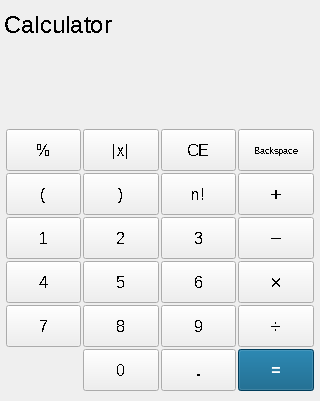
<?xml version="1.0" encoding="UTF-8"?>
<ui version="4.0">
 <class>MainWindow</class>
 <widget class="QMainWindow" name="MainWindow">
  <property name="windowModality">
   <enum>Qt::WindowModality::WindowModal</enum>
  </property>
  <property name="enabled">
   <bool>true</bool>
  </property>
  <property name="geometry">
   <rect>
    <x>0</x>
    <y>0</y>
    <width>320</width>
    <height>401</height>
   </rect>
  </property>
  <property name="windowTitle">
   <string notr="true">Calculator</string>
  </property>
  <property name="layoutDirection">
   <enum>Qt::LayoutDirection::LeftToRight</enum>
  </property>
  <widget class="QWidget" name="centralwidget">
   <property name="enabled">
    <bool>true</bool>
   </property>
   <property name="font">
    <font>
     <stylestrategy>NoAntialias</stylestrategy>
     <kerning>false</kerning>
    </font>
   </property>
   <property name="layoutDirection">
    <enum>Qt::LayoutDirection::LeftToRight</enum>
   </property>
   <layout class="QGridLayout" name="gridLayout_2">
    <property name="leftMargin">
     <number>4</number>
    </property>
    <property name="topMargin">
     <number>4</number>
    </property>
    <property name="rightMargin">
     <number>4</number>
    </property>
    <property name="bottomMargin">
     <number>4</number>
    </property>
    <property name="spacing">
     <number>4</number>
    </property>
    <item row="1" column="0">
     <widget class="QLabel" name="label">
      <property name="sizePolicy">
       <sizepolicy hsizetype="Preferred" vsizetype="Maximum">
        <horstretch>0</horstretch>
        <verstretch>0</verstretch>
       </sizepolicy>
      </property>
      <property name="minimumSize">
       <size>
        <width>0</width>
        <height>40</height>
       </size>
      </property>
      <property name="font">
       <font>
        <pointsize>18</pointsize>
        <stylestrategy>NoAntialias</stylestrategy>
        <kerning>false</kerning>
       </font>
      </property>
      <property name="text">
       <string>Calculator</string>
      </property>
     </widget>
    </item>
    <item row="2" column="0">
     <widget class="QLineEdit" name="hisDisplay">
      <property name="font">
       <font>
        <pointsize>12</pointsize>
        <stylestrategy>NoAntialias</stylestrategy>
        <kerning>false</kerning>
        <fontweight>Light</fontweight>
       </font>
      </property>
      <property name="cursor">
       <cursorShape>ArrowCursor</cursorShape>
      </property>
      <property name="focusPolicy">
       <enum>Qt::FocusPolicy::StrongFocus</enum>
      </property>
      <property name="layoutDirection">
       <enum>Qt::LayoutDirection::RightToLeft</enum>
      </property>
      <property name="styleSheet">
       <string notr="true">background-color: transparent;
border: 2px solid transparent;
</string>
      </property>
      <property name="inputMask">
       <string notr="true"/>
      </property>
      <property name="text">
       <string notr="true"/>
      </property>
      <property name="frame">
       <bool>false</bool>
      </property>
      <property name="alignment">
       <set>Qt::AlignmentFlag::AlignRight|Qt::AlignmentFlag::AlignTrailing|Qt::AlignmentFlag::AlignVCenter</set>
      </property>
      <property name="readOnly">
       <bool>true</bool>
      </property>
     </widget>
    </item>
    <item row="3" column="0">
     <widget class="QLineEdit" name="txtDisplay">
      <property name="sizePolicy">
       <sizepolicy hsizetype="Expanding" vsizetype="Minimum">
        <horstretch>0</horstretch>
        <verstretch>0</verstretch>
       </sizepolicy>
      </property>
      <property name="minimumSize">
       <size>
        <width>0</width>
        <height>42</height>
       </size>
      </property>
      <property name="maximumSize">
       <size>
        <width>16777215</width>
        <height>42</height>
       </size>
      </property>
      <property name="font">
       <font>
        <pointsize>16</pointsize>
        <stylestrategy>NoAntialias</stylestrategy>
        <kerning>false</kerning>
       </font>
      </property>
      <property name="cursor">
       <cursorShape>ArrowCursor</cursorShape>
      </property>
      <property name="layoutDirection">
       <enum>Qt::LayoutDirection::RightToLeft</enum>
      </property>
      <property name="styleSheet">
       <string notr="true">background-color: transparent;
border: 2px solid transparent;</string>
      </property>
      <property name="inputMask">
       <string notr="true"/>
      </property>
      <property name="text">
       <string notr="true"/>
      </property>
      <property name="alignment">
       <set>Qt::AlignmentFlag::AlignRight|Qt::AlignmentFlag::AlignTrailing|Qt::AlignmentFlag::AlignVCenter</set>
      </property>
      <property name="readOnly">
       <bool>false</bool>
      </property>
     </widget>
    </item>
    <item row="5" column="0">
     <layout class="QGridLayout" name="gridLayout">
      <property name="sizeConstraint">
       <enum>QLayout::SizeConstraint::SetDefaultConstraint</enum>
      </property>
      <property name="leftMargin">
       <number>2</number>
      </property>
      <property name="topMargin">
       <number>2</number>
      </property>
      <property name="rightMargin">
       <number>2</number>
      </property>
      <property name="bottomMargin">
       <number>2</number>
      </property>
      <property name="spacing">
       <number>2</number>
      </property>
      <item row="2" column="0">
       <widget class="QPushButton" name="button_num_1">
        <property name="minimumSize">
         <size>
          <width>70</width>
          <height>42</height>
         </size>
        </property>
        <property name="font">
         <font>
          <pointsize>12</pointsize>
          <stylestrategy>NoAntialias</stylestrategy>
          <kerning>false</kerning>
         </font>
        </property>
        <property name="text">
         <string notr="true">1</string>
        </property>
        <property name="iconSize">
         <size>
          <width>30</width>
          <height>30</height>
         </size>
        </property>
        <attribute name="buttonGroup">
         <string notr="true">numButtonGroup</string>
        </attribute>
       </widget>
      </item>
      <item row="4" column="2">
       <widget class="QPushButton" name="button_num_6">
        <property name="minimumSize">
         <size>
          <width>70</width>
          <height>42</height>
         </size>
        </property>
        <property name="font">
         <font>
          <pointsize>12</pointsize>
          <stylestrategy>NoAntialias</stylestrategy>
          <kerning>false</kerning>
         </font>
        </property>
        <property name="text">
         <string notr="true">6</string>
        </property>
        <property name="iconSize">
         <size>
          <width>30</width>
          <height>30</height>
         </size>
        </property>
        <attribute name="buttonGroup">
         <string notr="true">numButtonGroup</string>
        </attribute>
       </widget>
      </item>
      <item row="5" column="0">
       <widget class="QPushButton" name="button_num_7">
        <property name="minimumSize">
         <size>
          <width>70</width>
          <height>42</height>
         </size>
        </property>
        <property name="font">
         <font>
          <pointsize>12</pointsize>
          <stylestrategy>NoAntialias</stylestrategy>
          <kerning>false</kerning>
         </font>
        </property>
        <property name="text">
         <string notr="true">7</string>
        </property>
        <property name="iconSize">
         <size>
          <width>30</width>
          <height>30</height>
         </size>
        </property>
        <attribute name="buttonGroup">
         <string notr="true">numButtonGroup</string>
        </attribute>
       </widget>
      </item>
      <item row="5" column="1">
       <widget class="QPushButton" name="button_num_8">
        <property name="minimumSize">
         <size>
          <width>70</width>
          <height>42</height>
         </size>
        </property>
        <property name="font">
         <font>
          <pointsize>12</pointsize>
          <stylestrategy>NoAntialias</stylestrategy>
          <kerning>false</kerning>
         </font>
        </property>
        <property name="text">
         <string notr="true">8</string>
        </property>
        <property name="iconSize">
         <size>
          <width>30</width>
          <height>30</height>
         </size>
        </property>
        <attribute name="buttonGroup">
         <string notr="true">numButtonGroup</string>
        </attribute>
       </widget>
      </item>
      <item row="2" column="1">
       <widget class="QPushButton" name="button_num_2">
        <property name="minimumSize">
         <size>
          <width>70</width>
          <height>42</height>
         </size>
        </property>
        <property name="font">
         <font>
          <pointsize>12</pointsize>
          <stylestrategy>NoAntialias</stylestrategy>
          <kerning>false</kerning>
         </font>
        </property>
        <property name="text">
         <string notr="true">2</string>
        </property>
        <property name="iconSize">
         <size>
          <width>30</width>
          <height>30</height>
         </size>
        </property>
        <attribute name="buttonGroup">
         <string notr="true">numButtonGroup</string>
        </attribute>
       </widget>
      </item>
      <item row="6" column="1">
       <widget class="QPushButton" name="button_num_0">
        <property name="sizePolicy">
         <sizepolicy hsizetype="Minimum" vsizetype="Minimum">
          <horstretch>0</horstretch>
          <verstretch>0</verstretch>
         </sizepolicy>
        </property>
        <property name="minimumSize">
         <size>
          <width>70</width>
          <height>42</height>
         </size>
        </property>
        <property name="font">
         <font>
          <pointsize>12</pointsize>
          <stylestrategy>NoAntialias</stylestrategy>
          <kerning>false</kerning>
         </font>
        </property>
        <property name="text">
         <string notr="true">0</string>
        </property>
        <property name="iconSize">
         <size>
          <width>30</width>
          <height>30</height>
         </size>
        </property>
        <attribute name="buttonGroup">
         <string notr="true">numButtonGroup</string>
        </attribute>
       </widget>
      </item>
      <item row="0" column="3">
       <widget class="QPushButton" name="button_backspace">
        <property name="minimumSize">
         <size>
          <width>70</width>
          <height>42</height>
         </size>
        </property>
        <property name="font">
         <font>
          <pointsize>7</pointsize>
          <bold>false</bold>
          <stylestrategy>NoAntialias</stylestrategy>
          <kerning>false</kerning>
         </font>
        </property>
        <property name="text">
         <string notr="true">Backspace</string>
        </property>
        <property name="iconSize">
         <size>
          <width>30</width>
          <height>30</height>
         </size>
        </property>
       </widget>
      </item>
      <item row="0" column="2">
       <widget class="QPushButton" name="button_CE">
        <property name="minimumSize">
         <size>
          <width>70</width>
          <height>42</height>
         </size>
        </property>
        <property name="font">
         <font>
          <pointsize>12</pointsize>
          <stylestrategy>NoAntialias</stylestrategy>
          <kerning>false</kerning>
         </font>
        </property>
        <property name="text">
         <string notr="true">CE</string>
        </property>
        <property name="iconSize">
         <size>
          <width>30</width>
          <height>30</height>
         </size>
        </property>
       </widget>
      </item>
      <item row="2" column="2">
       <widget class="QPushButton" name="button_num_3">
        <property name="minimumSize">
         <size>
          <width>70</width>
          <height>42</height>
         </size>
        </property>
        <property name="sizeIncrement">
         <size>
          <width>1</width>
          <height>1</height>
         </size>
        </property>
        <property name="baseSize">
         <size>
          <width>70</width>
          <height>70</height>
         </size>
        </property>
        <property name="font">
         <font>
          <pointsize>12</pointsize>
          <stylestrategy>NoAntialias</stylestrategy>
          <kerning>false</kerning>
         </font>
        </property>
        <property name="text">
         <string notr="true">3</string>
        </property>
        <property name="iconSize">
         <size>
          <width>30</width>
          <height>30</height>
         </size>
        </property>
        <attribute name="buttonGroup">
         <string notr="true">numButtonGroup</string>
        </attribute>
       </widget>
      </item>
      <item row="5" column="2">
       <widget class="QPushButton" name="button_num_9">
        <property name="sizePolicy">
         <sizepolicy hsizetype="Minimum" vsizetype="Minimum">
          <horstretch>0</horstretch>
          <verstretch>0</verstretch>
         </sizepolicy>
        </property>
        <property name="minimumSize">
         <size>
          <width>70</width>
          <height>42</height>
         </size>
        </property>
        <property name="font">
         <font>
          <pointsize>12</pointsize>
          <stylestrategy>NoAntialias</stylestrategy>
          <kerning>false</kerning>
         </font>
        </property>
        <property name="text">
         <string notr="true">9</string>
        </property>
        <property name="iconSize">
         <size>
          <width>30</width>
          <height>30</height>
         </size>
        </property>
        <attribute name="buttonGroup">
         <string notr="true">numButtonGroup</string>
        </attribute>
       </widget>
      </item>
      <item row="4" column="0">
       <widget class="QPushButton" name="button_num_4">
        <property name="minimumSize">
         <size>
          <width>70</width>
          <height>42</height>
         </size>
        </property>
        <property name="font">
         <font>
          <pointsize>12</pointsize>
          <stylestrategy>NoAntialias</stylestrategy>
          <kerning>false</kerning>
         </font>
        </property>
        <property name="text">
         <string notr="true">4</string>
        </property>
        <property name="iconSize">
         <size>
          <width>30</width>
          <height>30</height>
         </size>
        </property>
        <attribute name="buttonGroup">
         <string notr="true">numButtonGroup</string>
        </attribute>
       </widget>
      </item>
      <item row="4" column="1">
       <widget class="QPushButton" name="button_num_5">
        <property name="minimumSize">
         <size>
          <width>70</width>
          <height>42</height>
         </size>
        </property>
        <property name="font">
         <font>
          <pointsize>12</pointsize>
          <stylestrategy>NoAntialias</stylestrategy>
          <kerning>false</kerning>
         </font>
        </property>
        <property name="text">
         <string notr="true">5</string>
        </property>
        <property name="iconSize">
         <size>
          <width>30</width>
          <height>30</height>
         </size>
        </property>
        <attribute name="buttonGroup">
         <string notr="true">numButtonGroup</string>
        </attribute>
       </widget>
      </item>
      <item row="1" column="2">
       <widget class="QPushButton" name="button_factorial">
        <property name="minimumSize">
         <size>
          <width>70</width>
          <height>42</height>
         </size>
        </property>
        <property name="font">
         <font>
          <pointsize>12</pointsize>
          <stylestrategy>NoAntialias</stylestrategy>
          <kerning>false</kerning>
         </font>
        </property>
        <property name="text">
         <string notr="true">n!</string>
        </property>
        <property name="iconSize">
         <size>
          <width>30</width>
          <height>30</height>
         </size>
        </property>
       </widget>
      </item>
      <item row="1" column="3">
       <widget class="QPushButton" name="button_add">
        <property name="minimumSize">
         <size>
          <width>70</width>
          <height>42</height>
         </size>
        </property>
        <property name="sizeIncrement">
         <size>
          <width>1</width>
          <height>1</height>
         </size>
        </property>
        <property name="baseSize">
         <size>
          <width>70</width>
          <height>70</height>
         </size>
        </property>
        <property name="font">
         <font>
          <pointsize>15</pointsize>
          <stylestrategy>NoAntialias</stylestrategy>
          <kerning>false</kerning>
         </font>
        </property>
        <property name="text">
         <string notr="true">+</string>
        </property>
        <property name="iconSize">
         <size>
          <width>30</width>
          <height>30</height>
         </size>
        </property>
       </widget>
      </item>
      <item row="2" column="3">
       <widget class="QPushButton" name="button_subtract">
        <property name="minimumSize">
         <size>
          <width>70</width>
          <height>42</height>
         </size>
        </property>
        <property name="sizeIncrement">
         <size>
          <width>1</width>
          <height>1</height>
         </size>
        </property>
        <property name="baseSize">
         <size>
          <width>70</width>
          <height>70</height>
         </size>
        </property>
        <property name="font">
         <font>
          <pointsize>15</pointsize>
          <stylestrategy>NoAntialias</stylestrategy>
          <kerning>false</kerning>
         </font>
        </property>
        <property name="text">
         <string notr="true">−</string>
        </property>
        <property name="iconSize">
         <size>
          <width>30</width>
          <height>30</height>
         </size>
        </property>
       </widget>
      </item>
      <item row="4" column="3">
       <widget class="QPushButton" name="button_multiply">
        <property name="minimumSize">
         <size>
          <width>70</width>
          <height>42</height>
         </size>
        </property>
        <property name="sizeIncrement">
         <size>
          <width>1</width>
          <height>1</height>
         </size>
        </property>
        <property name="baseSize">
         <size>
          <width>70</width>
          <height>70</height>
         </size>
        </property>
        <property name="font">
         <font>
          <pointsize>15</pointsize>
          <stylestrategy>NoAntialias</stylestrategy>
          <kerning>false</kerning>
         </font>
        </property>
        <property name="text">
         <string notr="true">×</string>
        </property>
        <property name="iconSize">
         <size>
          <width>30</width>
          <height>30</height>
         </size>
        </property>
       </widget>
      </item>
      <item row="5" column="3">
       <widget class="QPushButton" name="button_divide">
        <property name="minimumSize">
         <size>
          <width>70</width>
          <height>42</height>
         </size>
        </property>
        <property name="sizeIncrement">
         <size>
          <width>1</width>
          <height>1</height>
         </size>
        </property>
        <property name="baseSize">
         <size>
          <width>70</width>
          <height>70</height>
         </size>
        </property>
        <property name="font">
         <font>
          <pointsize>15</pointsize>
          <stylestrategy>NoAntialias</stylestrategy>
          <kerning>false</kerning>
         </font>
        </property>
        <property name="text">
         <string notr="true">÷</string>
        </property>
        <property name="iconSize">
         <size>
          <width>30</width>
          <height>30</height>
         </size>
        </property>
       </widget>
      </item>
      <item row="6" column="3">
       <widget class="QPushButton" name="button_equal">
        <property name="enabled">
         <bool>true</bool>
        </property>
        <property name="minimumSize">
         <size>
          <width>70</width>
          <height>42</height>
         </size>
        </property>
        <property name="sizeIncrement">
         <size>
          <width>1</width>
          <height>1</height>
         </size>
        </property>
        <property name="baseSize">
         <size>
          <width>70</width>
          <height>70</height>
         </size>
        </property>
        <property name="font">
         <font>
          <pointsize>12</pointsize>
          <bold>true</bold>
          <stylestrategy>PreferDefault</stylestrategy>
          <kerning>true</kerning>
         </font>
        </property>
        <property name="acceptDrops">
         <bool>false</bool>
        </property>
        <property name="autoFillBackground">
         <bool>false</bool>
        </property>
        <property name="styleSheet">
         <string notr="true">background-color: rgb(0, 85, 127); color: white</string>
        </property>
        <property name="text">
         <string notr="true">=</string>
        </property>
        <property name="iconSize">
         <size>
          <width>30</width>
          <height>30</height>
         </size>
        </property>
       </widget>
      </item>
      <item row="0" column="1">
       <widget class="QPushButton" name="button_absolute">
        <property name="minimumSize">
         <size>
          <width>70</width>
          <height>42</height>
         </size>
        </property>
        <property name="font">
         <font>
          <pointsize>12</pointsize>
          <stylestrategy>NoAntialias</stylestrategy>
          <kerning>false</kerning>
         </font>
        </property>
        <property name="text">
         <string notr="true">|x|</string>
        </property>
        <property name="iconSize">
         <size>
          <width>30</width>
          <height>30</height>
         </size>
        </property>
       </widget>
      </item>
      <item row="1" column="1">
       <widget class="QPushButton" name="button_close_parenthesis">
        <property name="minimumSize">
         <size>
          <width>70</width>
          <height>42</height>
         </size>
        </property>
        <property name="font">
         <font>
          <pointsize>12</pointsize>
          <stylestrategy>NoAntialias</stylestrategy>
          <kerning>false</kerning>
         </font>
        </property>
        <property name="text">
         <string notr="true">)</string>
        </property>
        <property name="iconSize">
         <size>
          <width>30</width>
          <height>30</height>
         </size>
        </property>
       </widget>
      </item>
      <item row="1" column="0">
       <widget class="QPushButton" name="button_open_parenthesis">
        <property name="minimumSize">
         <size>
          <width>70</width>
          <height>42</height>
         </size>
        </property>
        <property name="font">
         <font>
          <pointsize>12</pointsize>
          <stylestrategy>NoAntialias</stylestrategy>
          <kerning>false</kerning>
         </font>
        </property>
        <property name="text">
         <string notr="true">(</string>
        </property>
        <property name="iconSize">
         <size>
          <width>30</width>
          <height>30</height>
         </size>
        </property>
       </widget>
      </item>
      <item row="0" column="0">
       <widget class="QPushButton" name="button_percent">
        <property name="minimumSize">
         <size>
          <width>70</width>
          <height>42</height>
         </size>
        </property>
        <property name="font">
         <font>
          <pointsize>12</pointsize>
          <stylestrategy>NoAntialias</stylestrategy>
          <kerning>false</kerning>
         </font>
        </property>
        <property name="text">
         <string>%</string>
        </property>
       </widget>
      </item>
      <item row="6" column="2">
       <widget class="QPushButton" name="pushButton">
        <property name="minimumSize">
         <size>
          <width>70</width>
          <height>42</height>
         </size>
        </property>
        <property name="font">
         <font>
          <pointsize>13</pointsize>
          <bold>true</bold>
          <stylestrategy>NoAntialias</stylestrategy>
          <kerning>false</kerning>
         </font>
        </property>
        <property name="text">
         <string>.</string>
        </property>
       </widget>
      </item>
     </layout>
    </item>
   </layout>
  </widget>
 </widget>
 <tabstops>
  <tabstop>button_num_1</tabstop>
  <tabstop>button_num_2</tabstop>
  <tabstop>button_num_3</tabstop>
  <tabstop>button_num_4</tabstop>
  <tabstop>button_num_5</tabstop>
  <tabstop>button_num_6</tabstop>
  <tabstop>button_num_7</tabstop>
  <tabstop>button_num_8</tabstop>
  <tabstop>button_num_9</tabstop>
  <tabstop>button_num_0</tabstop>
 </tabstops>
 <resources/>
 <connections/>
 <buttongroups>
  <buttongroup name="numButtonGroup"/>
 </buttongroups>
</ui>
